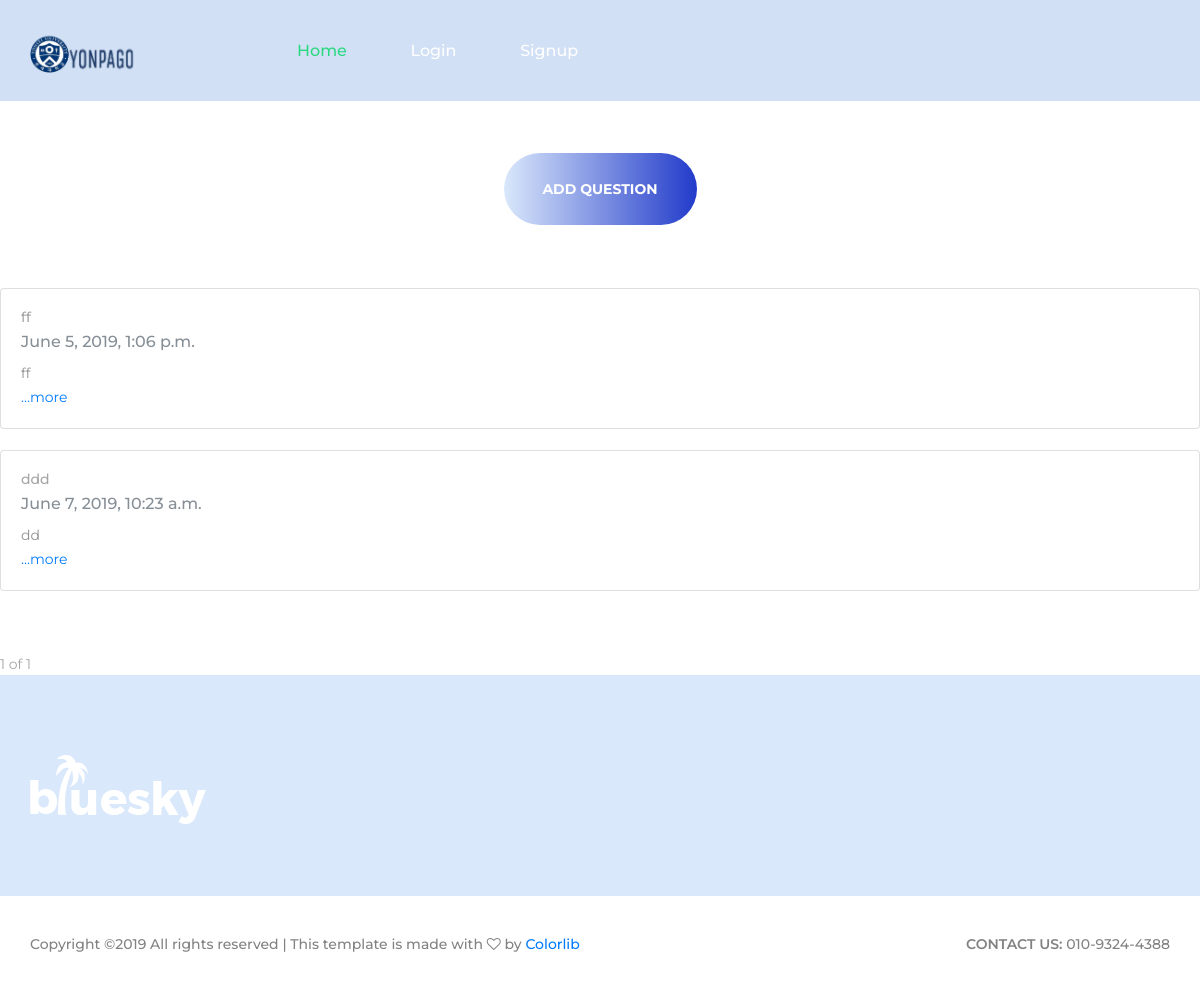
The page /clog/ on the database its author committed.
### blog/models.py (models this page shows)
class Blog3(models.Model):
    title = models.CharField(max_length=200)
    pub_date = models.DateTimeField('date published')
    body = models.TextField()
    def summary(self):
        return self.body[:100]

### blog/views.py (the view)
# urls.py: path('clog/', blog.views.clog, name="clog"),
def clog(request):
    clogs = Blog3.objects
    clog_list=Blog3.objects.all()
    paginator = Paginator(clog_list,6)
    page = request.GET.get('page')
    costs = paginator.get_page(page)
    return render(request, 'blog/clog.html', {'clogs': clogs, 'costs':costs})

### blog/templates/blog/clog.html (shortened to what this page needs)
{% extends 'blog/base.html' %}
{% load staticfiles %}
{% block content %}
<br><br>
  <div class="button recent_button"><a href="{% url 'clognew' %}">ADD QUESTION</a></div>
  <br><br>
{% for clog in costs %}
  <br>
  <div class="card">
      <div class="card-body">
          <h5 class="card-title">{{clog.title}}</h5>
          <h6 class="card-subtitle mb-2 text-muted">{{clog.pub_date}}</h6>
          <p class="card-text">{{clog.summary}}</p>
          <a href="{% url 'clogdetail' clog.id %}" class="card-link">...more</a>
      </div>
  </div>
{%endfor%}
  <br>
  <br>
  <br>
  <span>{{costs.number}}</span>
  <span>of</span>
  <span>{{costs.paginator.num_pages}}</span>
{% endblock %}

### blog/static/blog/styles/main_styles.css (style rules this page uses)
* { margin: 0; padding: 0; -webkit-font-smoothing: antialiased; -webkit-text-shadow: rgba(0,0,0,.01) 0 0 1px; text-shadow: rgba(0,0,0,.01) 0 0 1px; }
body { font-family: 'Montserrat', sans-serif; font-size: 14px; font-weight: 400; background: #FFFFFF; color: #a5a5a5; }
div { display: block; position: relative; -webkit-box-sizing: border-box; -moz-box-sizing: border-box; box-sizing: border-box; }
p { font-family: 'Montserrat', sans-serif; font-size: 14px; line-height: 2; font-weight: 400; color: #929191; -webkit-font-smoothing: antialiased; -webkit-text-shadow: rgba(0,0,0,.01) 0 0 1px; text-shadow: rgba(0,0,0,.01) 0 0 1px; }
p:last-of-type { margin-bottom: 0; }
a, a:hover, a:visited, a:active, a:link { text-decoration: none; -webkit-font-smoothing: antialiased; -webkit-text-shadow: rgba(0,0,0,.01) 0 0 1px; text-shadow: rgba(0,0,0,.01) 0 0 1px; }
h5 { font-size: 14px; }
h1, h2, h3, h4, h5, h6 { font-family: 'Montserrat', sans-serif; -webkit-font-smoothing: antialiased; -webkit-text-shadow: rgba(0,0,0,.01) 0 0 1px; text-shadow: rgba(0,0,0,.01) 0 0 1px; }
.button { width: 193px; height: 72px; background: linear-gradient(to right, rgba(255,0,0,0.3), #32fa95); text-align: center; border-radius: 36px; -webkit-transition: all 200ms ease; -moz-transition: all 200ms ease; -ms-transition: all 200ms ease; -o-transition: all 200ms ease; transition: all 200ms ease; }
.button a { display: block; font-size: 14px; text-transform: uppercase; font-weight: 700; color: #fff; line-height: 72px; }
.recent_button { margin-left: auto; margin-right: auto; margin-top: 10px; }

### blog/templates/blog/base.html (style rules this page uses)
.recent_button { background: linear-gradient(to right, rgba(131, 178, 240, 0.3), #223bca); }

### rows shown on the page
Blog3: title "ff", pub_date "June 5, 2019, 1:06 p.m.", summary "ff"
Blog3: title "ddd", pub_date "June 7, 2019, 10:23 a.m.", summary "dd"

### other values the page prints
{{ costs.number }} "1"
{{ costs.paginator.num_pages }} "1"
